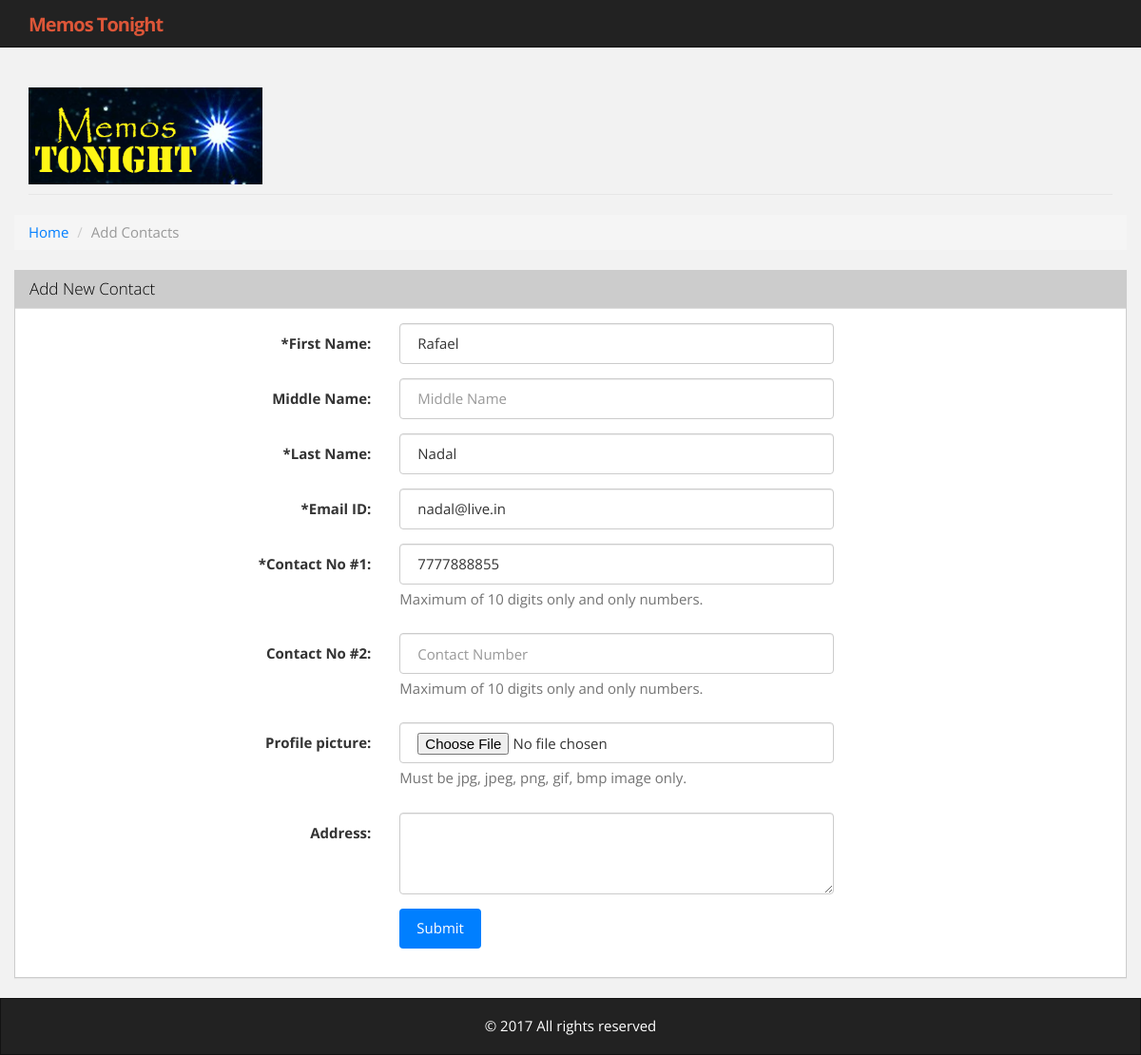
The app's page /book.php?cid=13 with its own data.
### tables this page shows
CREATE TABLE IF NOT EXISTS `tbl_contacts` (
  `contact_id` int(11) NOT NULL AUTO_INCREMENT,
  `first_name` varchar(255) NOT NULL,
  `middle_name` varchar(255) NOT NULL,
  `last_name` varchar(255) NOT NULL,
  `address` text,
  `contact_no1` varchar(255) NOT NULL,
  `contact_no2` varchar(255) DEFAULT NULL,
  `email_address` varchar(255) NOT NULL,
  `profile_pic` varchar(255) DEFAULT NULL,
  PRIMARY KEY (`contact_id`)
);

### book.php (the view, shortened to what this page needs)
<?php
require_once 'config.php';
include 'header.php';
try {
    $sql  = "SELECT * FROM tbl_contacts WHERE 1 AND contact_id = :cid";
    $stmt = $DB->prepare($sql);
    $stmt->bindValue(":cid", intval($_GET["cid"]));
    $stmt->execute();
    $results = $stmt->fetchAll();
}
catch (Exception $ex) {
    echo $ex->getMessage();
}
?>
    <div class="row">
        <ul class="breadcrumb">
            <li><a href="index.php">Home</a></li>
            <li class="active"><?php echo ($_GET["m"] == "update") ? "Edit" : "Add"; ?> Contacts</li>
        </ul>
    </div>
    <div class="row">
        <div class="panel panel-default">
            <div class="panel-heading">
                <h3 class="panel-title"><?php echo ($_GET["m"] == "update") ? "Edit" : "Add"; ?> New Contact</h3>
            </div>
                <div class="panel-body">
                    <form class="form-horizontal" name="contact_form" id="contact_form" enctype="multipart/form-data" method="post" action="process_form.php">
                        <fieldset>
                            <div class="form-group">
                                <label class="col-lg-4 control-label" for="first_name"><span class="required">*</span>First Name:</label>
                                    <div class="col-lg-5">
                                    <input type="text" value="<?php echo $results[0]["first_name"] ?>" placeholder="First Name" id="first_name" class="form-control" name="first_name" maxlength="30">
                            </div>
                        </div>
                        <div class="form-group">
                            <label class="col-lg-4 control-label" for="middle_name">Middle Name:</label>
                            <div class="col-lg-5">
                                <input type="text" value="<?php echo $results[0]["middle_name"] ?>" placeholder="Middle Name" id="middle_name" class="form-control" name="middle_name" maxlength="30">
                            </div>
                        </div>
                    <div class="form-group">
                        <label class="col-lg-4 control-label" for="last_name"><span class="required">*</span>Last Name:</label>
                        <div class="col-lg-5">
                            <input type="text" value="<?php echo $results[0]["last_name"] ?>" placeholder="Last Name" id="last_name" class="form-control" name="last_name" maxlength="30">
                        </div>
                    </div>
                    <div class="form-group">
                        <label class="col-lg-4 control-label" for="email_id"><span class="required">*</span>Email ID:</label>
                        <div class="col-lg-5">
                            <input type="text" value="<?php echo $results[0]["email_address"] ?>" placeholder="Email ID" id="email_id" class="form-control" name="email_id" maxlength="120"><span id="email_id_err" class="error"></span>
                        </div>
                    </div>
                    <div class="form-group">
                        <label class="col-lg-4 control-label" for="contact_no1"><span class="required">*</span>Contact No #1:</label>
                        <div class="col-lg-5">
                            <input type="text" value="<?php echo $results[0]["contact_no1"] ?>" placeholder="Contact Number" id="contact_no1" class="form-control" name="contact_no1" maxlength="10">
                            <span class="help-block">Maximum of 10 digits only and only numbers.</span>
                        </div>
                    </div>
                    <div class="form-group">
                        <label class="col-lg-4 control-label" for="contact_no2">Contact No #2:</label>
                        <div class="col-lg-5">
                            <input type="text" value="<?php echo $results[0]["contact_no2"] ?>" placeholder="Contact Number" id="contact_no2" class="form-control" name="contact_no2" maxlength="10">
                            <span class="help-block">Maximum of 10 digits only and only numbers.</span>
                        </div>
                    </div>
                    <div class="form-group">
                        <label class="col-lg-4 control-label" for="profile_pic">Profile picture:</label>
                        <div class="col-lg-5">
                            <input type="file" id="profile_pic" class="form-control file" name="profile_pic">
                            <span class="help-block">Must be jpg, jpeg, png, gif, bmp image only.</span>
                        </div>
                    </div>
                    <div class="form-group">
                        <label class="col-lg-4 control-label" for="address">Address:</label>
                        <div class="col-lg-5">
                            <textarea id="address" name="address" rows="3" class="form-control" maxlength="255">
                                <?php echo $results[0]["address"] ?>
                            </textarea>
                        </div>
                    </div>
                    <div class="form-group">
                        <div class="col-lg-5 col-lg-offset-4">
                            <button class="btn btn-primary rounded" type="submit">Submit</button>
                        </div>
                        </div>
                    </fieldset>
                </form>
            </div>
        </div>
    </div>
</div>
<?php
    include './footer.php';
?>

### style/style.css (style rules this page uses)
html,body { margin:0; height: 100%; }
body { padding-top: 50px; background: #f2f2f2; }
.form-control { border-radius: 4px; }
.rounded { border-radius: 4px; }
.panel-default { border-color: #ccc; }
.panel-default>.panel-heading { color: black; background-color: #ccc; border-color: #dddddd; }

### records on screen
tbl_contacts: first_name "Rafael", last_name "Nadal", email_id "nadal@live.in", contact_no1 "7777888855"
